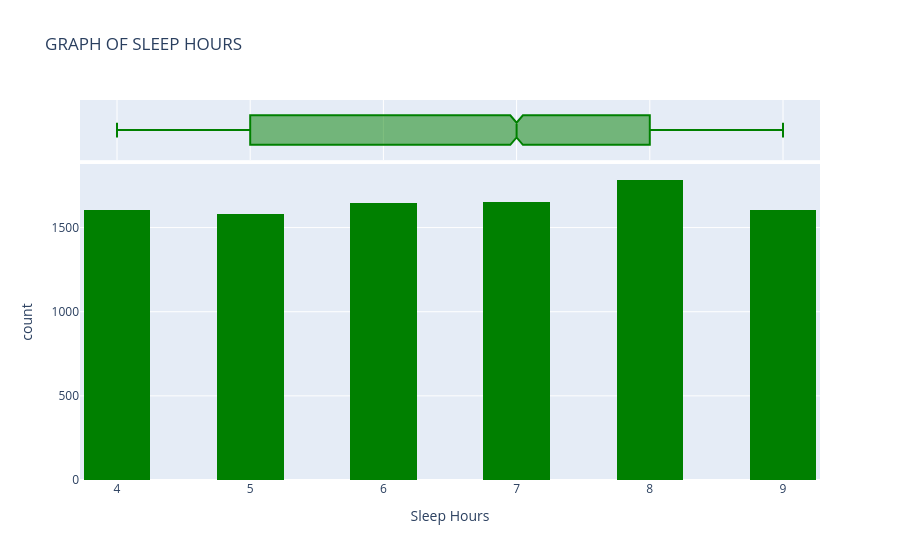

Source (notebook cell):
### Code cell
fig =px.histogram(
    performance,
    x='Sleep Hours',
    marginal='box',
    color_discrete_sequence= ['green'],
    nbins = 25,
    title = 'GRAPH OF SLEEP HOURS'
)

fig.update_layout(bargap=0)
fig.show()

# USING PYPLOT
plt.figure(figsize=(10, 6))
plt.hist(
    performance['Sleep Hours'],
    bins=35,
    color='green',
    edgecolor='black',
    rwidth=0.8
)

plt.title('GRAPH OF SLEEP HOURS')
plt.xlabel(' Sleep Hours')
plt.ylabel('Frequency')

plt.show()

### Figure 1 — Plotly figure (JSON) as saved in the notebook; plotly's stock layout.template omitted (floating-point values rounded to 4 significant figures; data arrays with more than 128 entries replaced by an {"elided": "..."} marker saying what was removed)
{"data": [{"bingroup": "x", "hovertemplate": "Sleep Hours=%{x}<br>count=%{y}<extra></extra>", "legendgroup": "", "marker": {"color": "green", "pattern": {"shape": ""}}, "name": "", "nbinsx": 25, "orientation": "v", "showlegend": false, "type": "histogram", "x": {"elided": "9873 int values"}, "xaxis": "x", "yaxis": "y"}, {"hovertemplate": "Sleep Hours=%{x}<extra></extra>", "legendgroup": "", "marker": {"color": "green"}, "name": "", "notched": true, "showlegend": false, "type": "box", "x": {"elided": "9873 int values"}, "xaxis": "x2", "yaxis": "y2"}], "layout": {"bargap": 0, "barmode": "relative", "legend": {"tracegroupgap": 0}, "title": {"text": "GRAPH OF SLEEP HOURS"}, "xaxis": {"anchor": "y", "domain": [0, 1], "title": {"text": "Sleep Hours"}}, "xaxis2": {"anchor": "y2", "domain": [0, 1], "matches": "x", "showgrid": true, "showticklabels": false}, "yaxis": {"anchor": "x", "domain": [0, 0.8316], "title": {"text": "count"}}, "yaxis2": {"anchor": "x2", "domain": [0.8416, 1], "matches": "y2", "showgrid": false, "showline": false, "showticklabels": false, "ticks": ""}}}
